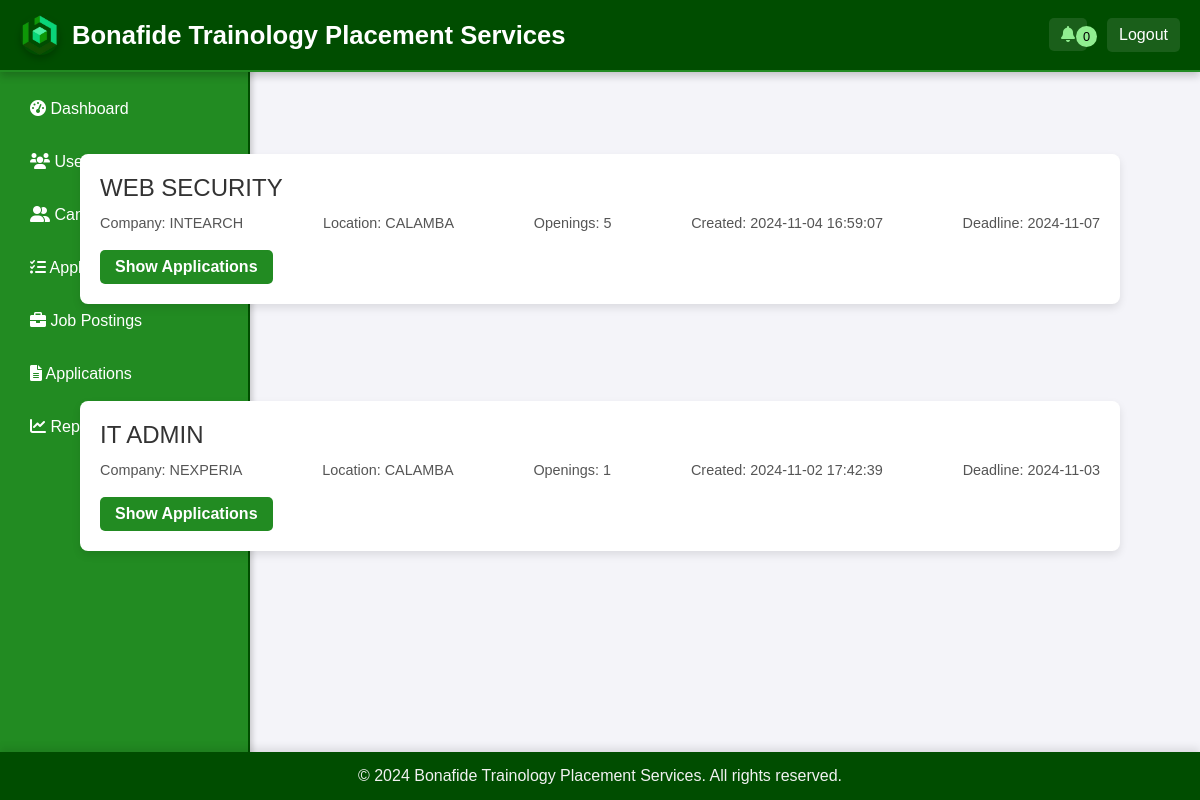
The app's page /recruiter/application.php (signed in) with its own data.
### tables this page shows
CREATE TABLE `job_postings` (
  `job_id` int(11) NOT NULL,
  `job_title` varchar(100) NOT NULL,
  `company` varchar(255) NOT NULL,
  `location` varchar(255) DEFAULT NULL,
  `min_salary` decimal(10,2) DEFAULT NULL,
  `max_salary` decimal(10,2) DEFAULT NULL,
  `description` text DEFAULT NULL,
  `openings` int(11) DEFAULT NULL,
  `created_by` int(11) DEFAULT NULL,
  `deadline` date NOT NULL,
  `status` enum('DRAFT','ACTIVE','ARCHIVED') DEFAULT 'DRAFT',
  `filled_date` datetime DEFAULT NULL,
  `created_at` datetime NOT NULL DEFAULT current_timestamp(),
  `has_questionnaire` tinyint(1) DEFAULT 0
);

### recruiter/application.php (the view, shortened to what this page needs)
<?php
include 'header.php';
include 'sidebar.php';
$jobs_sql = "
    SELECT jp.job_id, jp.job_title, jp.status, jp.company, jp.location, jp.openings, jp.created_at, jp.deadline
    FROM job_postings jp
    ORDER BY jp.created_at DESC
";
$jobs_result = $conn->query($jobs_sql);
$jobs = [
    'ACTIVE' => [],
    'ARCHIVED' => [],
    'DRAFT' => [],
];
while ($job = $jobs_result->fetch_assoc()) {
    $jobs[$job['status']][] = $job;
}
?>
<!DOCTYPE html>
<html lang="en">
<head>
</head>
<body>
    <div class="container">
        <h1>Job Applications</h1>
        <?php foreach (['ACTIVE', 'ARCHIVED', 'DRAFT'] as $status): ?>
            <div class="status-section">
                <h2><?php echo ucfirst(strtolower($status)); ?> Jobs</h2>
                <div class="sort-dropdown">
                </div>
                <div id="job-<?php echo strtolower($status); ?>-cards">
                    <?php foreach ($jobs[$status] as $job): ?>
                        <?php $job_id = $job['job_id']; ?>
                        <div id="job-row-<?php echo $job_id; ?>" class="job-card job-<?php echo strtolower($status); ?>-card"
                            data-job_title="<?php echo htmlspecialchars($job['job_title']); ?>"
                            data-company="<?php echo htmlspecialchars($job['company']); ?>"
                            data-location="<?php echo htmlspecialchars($job['location']); ?>"
                            data-openings="<?php echo $job['openings']; ?>"
                            data-created_at="<?php echo $job['created_at']; ?>"
                            data-deadline="<?php echo $job['deadline']; ?>">
                            <div class="job-title"><?php echo htmlspecialchars($job['job_title']); ?></div>
                            <div class="job-details">
                                <span>Company: <?php echo htmlspecialchars($job['company']); ?></span>
                                <span>Location: <?php echo htmlspecialchars($job['location']); ?></span>
                                <span>Openings: <?php echo $job['openings']; ?></span>
                                <span>Created: <?php echo $job['created_at']; ?></span>
                                <span>Deadline: <?php echo $job['deadline']; ?></span>
                            </div>
                            <button id="toggle-app-btn-<?php echo $job_id; ?>" class="toggle-btn" onclick="toggleApplications(<?php echo $job_id; ?>)">
                                Show Applications
                            </button>
                        </div>
                    <?php endforeach; ?>
                </div>
            </div>
        <?php endforeach; ?>
    </div>
</body>
<?php include 'footer.php'; ?>
</html>

### recruiter/recruiter_styles.css (style rules this page uses)
* { margin: 0; padding: 0; box-sizing: border-box; font-family: Arial, sans-serif; }
body { display: flex; flex-direction: column; background-color: #f0f4f7; color: #333; }
button, .btn { background-color: #228B22; color: white; border: none; border-radius: 4px; padding: 10px 15px; font-size: 1em; cursor: pointer; transition: background-color 0.3s; }
.container { max-width: 1200px; margin: auto; }
.container h1 { color: #004d00; font-weight: bold; text-align: center; margin-bottom: 30px; }
.toggle-btn { background-color: #228B22; color: white; border: none; border-radius: 5px; padding: 8px 15px; font-size: 1em; font-weight: bold; cursor: pointer; margin-top: 15px; transition: background-color 0.3s; display: block; text-align: center; }
.job-card { background-color: #ffffff; border-radius: 8px; box-shadow: 0 4px 8px rgba(0, 0, 0, 0.1); padding: 20px; transition: transform 0.2s; position: relative; margin-bottom: 20px; }
.job-details { margin-top: 10px; line-height: 1.6; color: #555; font-size: 0.95em; gap: 10px; }

### recruiter/application.php (style rules this page uses)
body { font-family: Arial, sans-serif; background-color: #f4f4f9; }
.container { width: 90%; margin: auto; padding: 20px; }
.sort-dropdown { margin: 10px 0; font-size: 0.9em; }
.status-section { margin-top: 30px; }
.job-card { background: #fff; padding: 20px; border-radius: 8px; box-shadow: 0 4px 8px rgba(0, 0, 0, 0.1); margin-bottom: 20px; }
.job-title { font-size: 1.5em; color: #333; margin-bottom: 5px; }
.job-details { display: flex; justify-content: space-between; color: #555; font-size: 0.9em; margin-bottom: 10px; }

### records on screen
job_postings: job_title "WEB SECURITY", company "INTEARCH", location "CALAMBA", openings "5", created_at "2024-11-04 16:59:07", deadline "2024-11-07"
job_postings: job_title "IT ADMIN", company "NEXPERIA", location "CALAMBA", openings "1", created_at "2024-11-02 17:42:39", deadline "2024-11-03"

### other values on screen
$unread_count "0"
